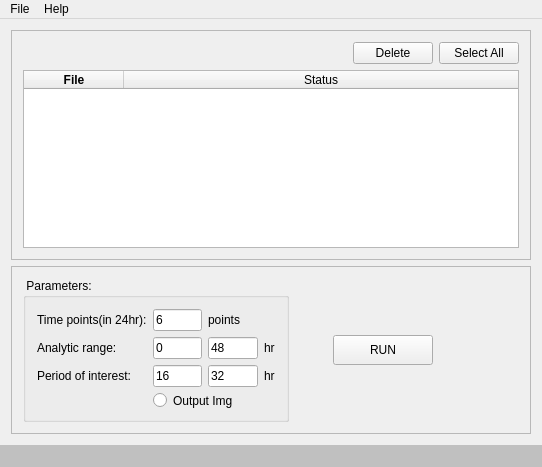
<?xml version="1.0" encoding="UTF-8"?>
<ui version="4.0">
 <class>MainWindow</class>
 <widget class="QMainWindow" name="MainWindow">
  <property name="geometry">
   <rect>
    <x>0</x>
    <y>0</y>
    <width>542</width>
    <height>412</height>
   </rect>
  </property>
  
  <property name="windowTitle">
   <string>RCAT</string>
  </property>
  
  <property name="windowIcon">
   <iconset>
    <normaloff>logo2.PNG</normaloff>logo2.PNG</iconset>
  </property>
  
  <widget class="QWidget" name="centralWidget">
   <property name="styleSheet">
    <string notr="true"/>
   </property>
   
   <layout class="QVBoxLayout" name="verticalLayout">
    <item>
     <widget class="QFrame" name="frame_2">
      <property name="minimumSize">
       <size>
        <width>500</width>
        <height>230</height>
       </size>
      </property>
      
      <property name="frameShape">
       <enum>QFrame::StyledPanel</enum>
      </property>
      <property name="frameShadow">
       <enum>QFrame::Raised</enum>
      </property>
      
      <layout class="QGridLayout" name="gridLayout_2">
       <item row="1" column="0" colspan="3">
        <widget class="QTableWidget" name="tw">
         <property name="minimumSize">
          <size>
           <width>370</width>
           <height>100</height>
          </size>
         </property>
         
         <attribute name="horizontalHeaderStretchLastSection">
          <bool>true</bool>
         </attribute>
         <column>
          <property name="text">
           <string>File</string>
          </property>
          
          <property name="font">
           <font>
            <weight>75</weight>
            <bold>true</bold>
           </font>
          </property>
          
          <property name="textAlignment">
           <set>AlignCenter</set>
          </property>
          
          <property name="background">
           <color>
            <red>4</red>
            <green>60</green>
            <blue>145</blue>
           </color>
          </property>
         </column>
         
         <column>
          <property name="text">
           <string>Status</string>
          </property>
          <property name="textAlignment">
           <set>AlignCenter</set>
          </property>
         </column>
        </widget>
       </item>
       
       <item row="0" column="0">
        <spacer name="horizontalSpacer_3">
         <property name="orientation">
          <enum>Qt::Horizontal</enum>
         </property>
         <property name="sizeHint" stdset="0">
          <size>
           <width>40</width>
           <height>20</height>
          </size>
         </property>
        </spacer>
       </item>
       
       <item row="0" column="1">
        <widget class="QPushButton" name="Delete">
         <property name="styleSheet">
          <string notr="true"/>
         </property>
         <property name="text">
          <string>Delete</string>
         </property>
        </widget>
       </item>
       
       <item row="0" column="2">
        <widget class="QPushButton" name="all">
         <property name="toolTip">
          <string>Recommend Clear Panel before re-Run</string>
         </property>
         <property name="whatsThis">
          <string comment="fdfd">what is this</string>
         </property>
         <property name="styleSheet">
          <string notr="true"/>
         </property>
         <property name="text">
          <string>Select All</string>
         </property>
        </widget>
       </item>
      </layout>
     </widget>
    </item>
    <item>
    
     <widget class="QFrame" name="frame">
      <property name="minimumSize">
       <size>
        <width>500</width>
        <height>0</height>
       </size>
      </property>
      <property name="frameShape">
       <enum>QFrame::StyledPanel</enum>
      </property>
      
      <property name="frameShadow">
       <enum>QFrame::Raised</enum>
      </property>
      
      <layout class="QHBoxLayout" name="horizontalLayout">
       <item>
        <widget class="QGroupBox" name="groupBox">
         <property name="styleSheet">
          <string notr="true">border-color: rgb(255, 0, 0); gridline-color: rgb(255, 0, 0); border-color: rgb(0, 0, 0);</string>
         </property>
         <property name="title">
          <string> Parameters: </string>
         </property>
         <property name="flat">
          <bool>false</bool>
         </property>
         <property name="checkable">
          <bool>false</bool>
         </property>
          
         <layout class="QGridLayout" name="gridLayout">
          <item row="0" column="0">
           <widget class="QLabel" name="label_1">
            <property name="frameShadow">
             <enum>QFrame::Raised</enum>
            </property>
            <property name="text">
             <string>Time points(in 24hr):</string>
            </property>
           </widget>
          </item>
          
          <item row="0" column="1">
           <widget class="QLineEdit" name="point">
            <property name="text">
             <string>6</string>
            </property>
           </widget>
          </item>
          
          <item row="0" column="2">
           <widget class="QLabel" name="label_2">
            <property name="text">
             <string>points</string>
            </property>
           </widget>
          </item>
          
          <item row="1" column="0">
           <widget class="QLabel" name="label_3">
            <property name="frameShadow">
             <enum>QFrame::Sunken</enum>
            </property>
            <property name="text">
             <string>Analytic range:</string>
            </property>
           </widget>
          </item>
          
          <item row="1" column="1">
           <widget class="QLineEdit" name="startPoint">
            <property name="text">
             <string>0</string>
            </property>
           </widget>
          </item>
          
          <item row="1" column="2">
           <widget class="QLineEdit" name="endPoint">
            <property name="text">
             <string>48</string>
            </property>
           </widget>
          </item>
          
          <item row="1" column="3">
           <widget class="QLabel" name="label_4">
            <property name="text">
             <string>hr</string>
            </property>
           </widget>
          </item>
          
          <item row="3" column="0">
           <widget class="QLabel" name="label_5">
            <property name="frameShadow">
             <enum>QFrame::Raised</enum>
            </property>
            <property name="text">
             <string>Period of interest:</string>
            </property>
           </widget>
          </item>
          
          <item row="3" column="1">
           <widget class="QLineEdit" name="minPeriod">
            <property name="text">
             <string>16</string>
            </property>
           </widget>
          </item>
          
            <item row="3" column="2">
           <widget class="QLineEdit" name="maxPeriod">
            <property name="text">
             <string>32</string>
            </property>
           </widget>
          </item>
          
          <item row="3" column="3">
           <widget class="QLabel" name="label_6">
            <property name="text">
             <string>hr</string>
            </property>
           </widget>
          </item>
          
          <item row="4" column="1" colspan="2">
           <widget class="QRadioButton" name="pic">
            <property name="text">
             <string>Output Img</string>
            </property>
           </widget>
          </item>
         </layout>
        </widget>
       </item>
       <item>
       
        <spacer name="horizontalSpacer">
         <property name="orientation">
          <enum>Qt::Horizontal</enum>
         </property>
         <property name="sizeHint" stdset="0">
          <size>
           <width>156</width>
           <height>20</height>
          </size>
         </property>
        </spacer>
       </item>
       
       <item>
        <widget class="QPushButton" name="run">
         <property name="enabled">
          <bool>true</bool>
         </property>
         <property name="minimumSize">
          <size>
           <width>100</width>
           <height>30</height>
          </size>
         </property>
         <property name="toolTip">
          <string>&lt;html&gt;&lt;head/&gt;&lt;body&gt;&lt;p&gt;One-key Execute&lt;/p&gt;&lt;/body&gt;&lt;/html&gt;</string>
         </property>
         <property name="styleSheet">
          <string notr="true"/>
         </property>
         <property name="text">
          <string>RUN</string>
         </property>
        </widget>
       </item>
       <item>
       
        <spacer name="horizontalSpacer_2">
         <property name="orientation">
          <enum>Qt::Horizontal</enum>
         </property>
         <property name="sizeHint" stdset="0">
          <size>
           <width>203</width>
           <height>20</height>
          </size>
         </property>
        </spacer>
       </item>
      </layout>
     </widget>
    </item>
   </layout>
  </widget>
  
  <widget class="QMenuBar" name="menuBar">
   <property name="geometry">
    <rect>
     <x>0</x>
     <y>0</y>
     <width>542</width>
     <height>23</height>
    </rect>
   </property>
   <property name="autoFillBackground">
    <bool>true</bool>
   </property>
   <property name="styleSheet">
    <string notr="true"/>
   </property>
   <widget class="QMenu" name="menuFile">
    <property name="styleSheet">
     <string notr="true">background-color: rgb(209, 213, 204);</string>
    </property>
    <property name="title">
     <string>File</string>
    </property>
    <addaction name="importFile"/>
    <addaction name="resultFile"/>
    <addaction name="separator"/>
    <addaction name="exit"/>
   </widget>
   
   <widget class="QMenu" name="menuHelp">
    <property name="autoFillBackground">
     <bool>false</bool>
    </property>
    <property name="styleSheet">
     <string notr="true">background-color: rgb(209, 213, 204);</string>
    </property>
    <property name="title">
     <string>Help</string>
    </property>
    <addaction name="actionHelp"/>
   </widget>
   <addaction name="menuFile"/>
   <addaction name="menuHelp"/>
  </widget>
  
  <widget class="QStatusBar" name="statusBar">
   <property name="styleSheet">
    <string notr="true">alternate-background-color: rgb(192, 192, 192); background-color: rgb(192, 192, 192);</string>
   </property>
  </widget>
  
  <action name="actionExit">
   <property name="text">
    <string>Exit</string>
   </property>
  </action>
  
  <action name="importFile">
   <property name="icon">
    <iconset theme="input">
     <normaloff>.</normaloff>.</iconset>
   </property>
   <property name="text">
    <string>Import</string>
   </property>
  </action>
  
  <action name="resultFile">
   <property name="text">
    <string>ResultFile</string>
   </property>
  </action>
  
  <action name="exit">
   <property name="text">
    <string>Exit</string>
   </property>
  </action>
  
  <action name="actionHelp">
   <property name="text">
    <string>Help</string>
   </property>
  </action>
  
  <action name="resultSave">
   <property name="text">
    <string>ResultSave AS</string>
   </property>
  </action>
  
 </widget>
 <layoutdefault spacing="6" margin="11"/>
 <resources/>
 <connections/>
</ui>
